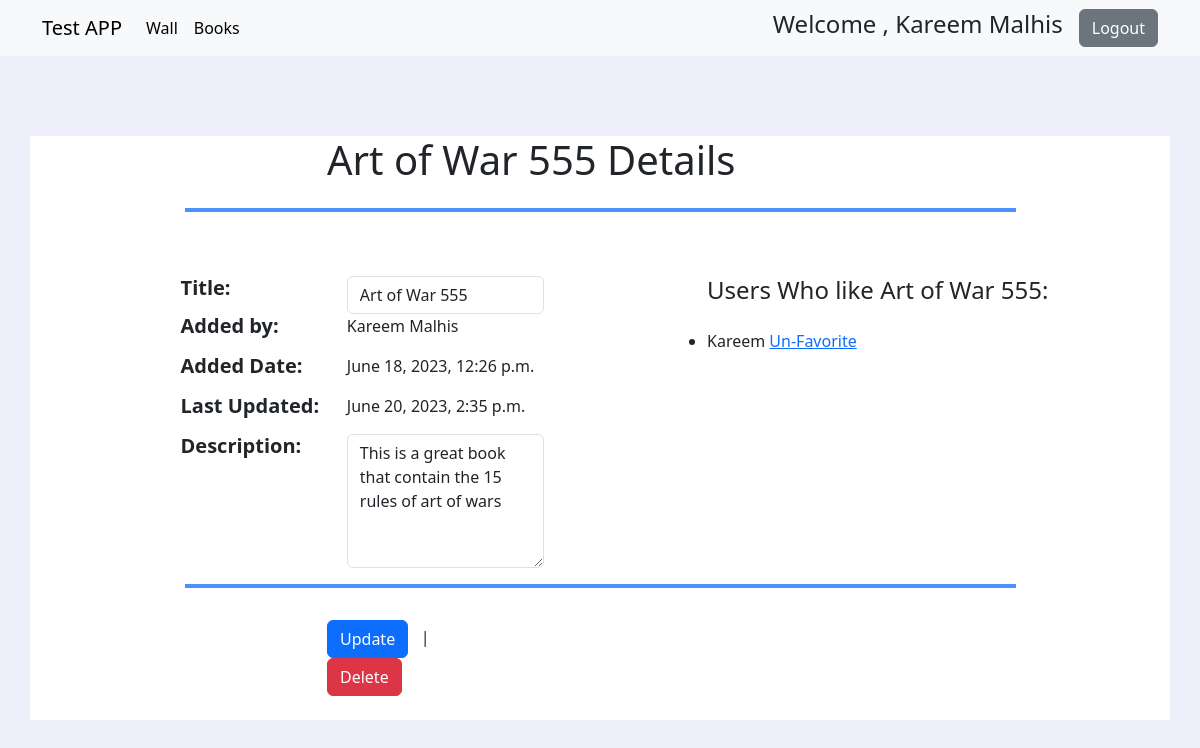
Before: /book_details/1 (signed in) with the older database file.
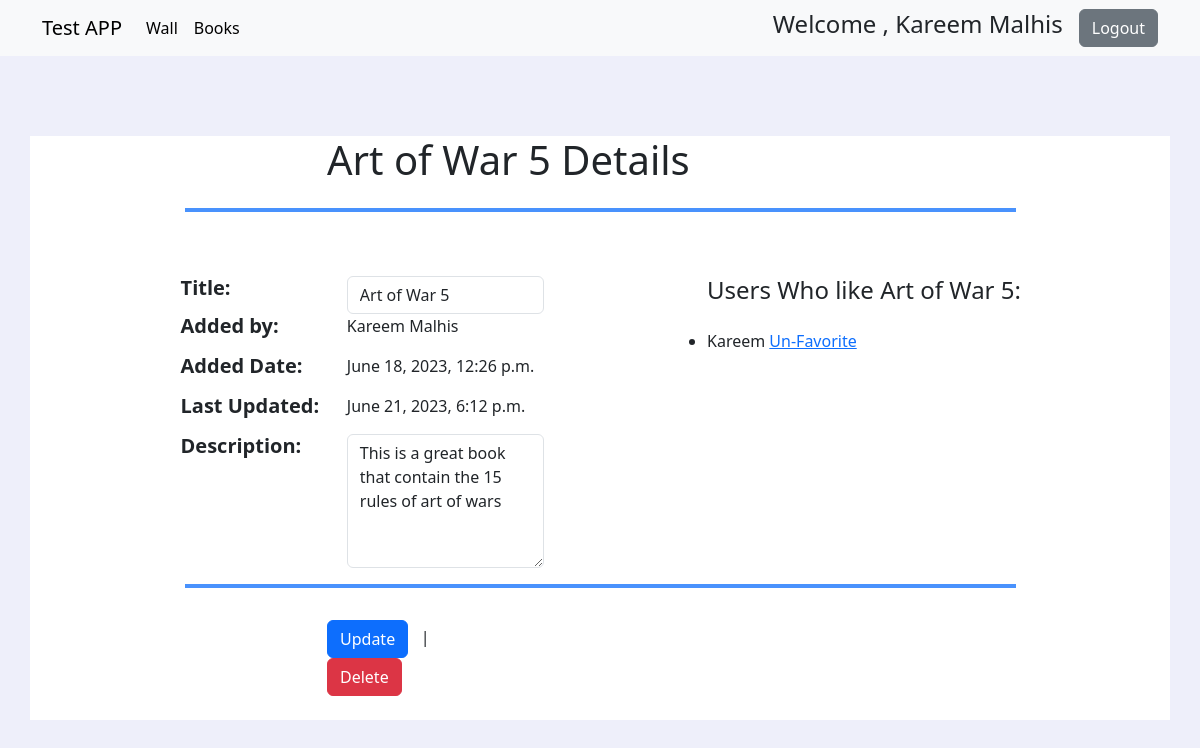
After: the same page with the newer database file.
### fav_books_app/models.py (models this page shows)
class Users(models.Model):
    first_name=models.CharField(max_length=100)
    last_name=models.CharField(max_length=100)
    email=models.CharField(max_length=100)
    password=models.CharField(max_length=255)
    created_at=models.DateTimeField(auto_now_add=True)
    updated_at=models.DateTimeField(auto_now=True)
    objects = Validation()

class Book(models.Model):
    title = models.CharField(max_length=255)
    liked_by = models.ManyToManyField(Users, related_name="fav_books")
    uploaded_by = models.ForeignKey(Users, related_name= "books_uploaded", on_delete=models.CASCADE)
    desc = models.TextField(default="NO Description Available")
    created_at=models.DateTimeField(auto_now_add=True)
    updated_at=models.DateTimeField(auto_now=True)
    objects = BookValidation()

### fav_books_app/views.py (the view)
# urls.py: path('book_details/<int:id>', views.book_details, name='book_details'),
def book_details(request, id):
    user = Users.objects.get(id=request.session['user_id'])
    book = Book.objects.get(id=id)
    context = {
        'book': book,
        'user': user,
    }
    return render(request, 'book_details.html', context)

### fav_books_app/templates/book_details.html (shortened to what this page needs)
<!DOCTYPE html>
<html lang="en">
<head>
    {% load static %}
    <link rel="stylesheet" href="{% static 'css/bootstrap.css' %}">
</head>
<body style="background-color: rgba(231, 233, 249, 0.707);">
    <nav class="navbar navbar-expand-lg navbar-light bg-light">
        <div class="container">
            <a class="navbar-brand" href="#">Test APP</a>
            <div class="collapse navbar-collapse" id="navbarSupportedContent">
                <ul class="navbar-nav me-auto mb-2 mb-lg-0">
                    <li class="nav-item">
                        <a class="nav-link active" aria-current="page"
                            href="{% url 'fav_books_app:success_redirect' %}">Wall</a>
                    </li>
                    <li class="nav-item">
                        <a class="nav-link active" aria-current="page" href="{% url 'fav_books_app:books' %}">Books</a>
                    </li>
                </ul>
                <form class="d-flex align-items-center">
                    <h4> Welcome , {{user.first_name}} {{user.last_name}}</h4>
                    <a href="{% url 'fav_books_app:logout_process' %}" class="ms-3 btn btn-secondary">Logout</a>
                </form>
            </div>
        </div>
    </nav>
    <div class="container  mt-6" style="background-color: rgb(255, 255, 255);">
        <div class="row justify-content-center mt-2 ">
            <div class="col-sm-6">
                <h1>{{book.title}} Details</h1>
            </div>
        </div>
        <div class="row justify-content-center">
            <div class="col-sm-9">
                <hr class="border border-primary border-2 opacity-75">
            </div>
        </div>
        <div class="row">
            <div class="col-sm-7 ">
                <div class="row justify-content-center mt-5">
                    <div class="col-sm-3 ">
                        <h5 class="fw-bold">Title:</h5>
                    </div>
                    <div class="col-sm-4  ">
                        <form action="{% url 'fav_books_app:book_process_edit' id=book.id %}" method="post">
                            {% if user.id == book.uploaded_by.id %}
                            <input type="text" name="title" class="form-control" value="{{book.title}}">
                            {% else %}
                            <p>{{book.title}}</p>
                            {% endif %}
                    </div>
                </div>
                <div class="row justify-content-center ">
                    <div class="col-sm-3  ">
                        <h5 class="fw-bold">Added by:</h5>
                    </div>
                    <div class="col-sm-4">
                        <p>{{book.uploaded_by.first_name}} {{book.uploaded_by.last_name}}</p>
                    </div>
                </div>
                <div class="row justify-content-center ">
                    <div class="col-sm-3  ">
                        <h5 class="fw-bold">Added Date:</h5>
                    </div>
                    <div class="col-sm-4">
                        <p>{{book.created_at}}</p>
                    </div>
                </div>
                <div class="row justify-content-center ">
                    <div class="col-sm-3  ">
                        <h5 class="fw-bold">Last Updated:</h5>
                    </div>
                    <div class="col-sm-4">
                        <p>{{book.updated_at}}</p>
                    </div>
                </div>
                <div class="row justify-content-center ">
                    <div class="col-sm-3  ">
                        <h5 class="fw-bold">Description:</h5>
                    </div>
                    <div class="col-sm-4">
                        {% if user.id == book.uploaded_by.id %}
                        <textarea name="desc" class="form-control" rows="5">{{book.desc}}</textarea>
                        {% else %}
                        <p>{{book.desc}}</p>
                        {% endif %}
                    </div>
                </div>
            </div>
            <div class="col-sm-4 ">
                <div class="row justify-content-center mt-5 ">
                    <h4 class="col-sm-12 ">Users Who like {{book.title}}:</h4>
                    <p>
                        {% for users_like_book in book.liked_by.all%}
                    <ul>
                        <li>{{users_like_book.first_name}}
                            {% if users_like_book.id == user.id %}
                            <a href="{% url 'fav_books_app:unfav' book_id=book.id user_id=user.id %}">Un-Favorite</a>
                            {%endif%}
                        </li>
                    </ul>
                    {% endfor %}
                    </p>
                </div>
            </div>
        </div>
        <div class="row justify-content-center">
            <div class="col-sm-9">
                <hr class="border border-primary border-2 opacity-75">
            </div>
        </div>
        {% if user.id == book.uploaded_by.id %}
        <div class="row justify-content-center align-items-center  ">
            <div class="col-sm-6 ">
                <div class="row justify-content-between align-items-center mb-4 mt-3 ">
                    <div class="col-sm-4 ">
                        <button type="submit" class=" btn btn-primary">Update</button>
                        <span>&nbsp; | &nbsp; </span>
                        <a class="btn btn-danger" href="{% url 'fav_books_app:delete_book' book_id=book.id %}">Delete</a>
                    </div>
                </div>
            </div>
        </div>
        {% endif %}
    </div>
</body>
</html>

Changed rows visible on the page:
changed Book "This is a great book that contain the 15 rules of art of wars": title "Art of War 555" → "Art of War 5"; updated_at "June 20, 2023, 2:35 p.m." → "June 21, 2023, 6:12 p.m."
